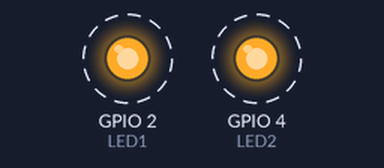
This program was run on a simulated ESP32. On the bench: output pins drawn as LEDs (lit = HIGH). Dashed ring = blinking. What the program prints to the serial monitor is not drawn.

Above: at 1.2 s.
Timing chart, 0 to 5.6 s (numbered marks = the images above):
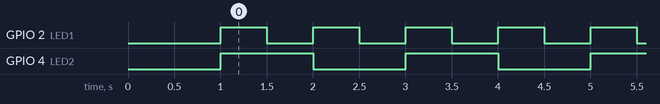

Measured:
- by itself, GPIO 2 (LED1): alternates HIGH for 0.50 s and LOW for 0.50 s
- by itself, GPIO 4 (LED2): alternates HIGH for 1.0 s and LOW for 1.0 s

The program:

main.cpp
```cpp
#include <Arduino.h>
#include <freertos/FreeRTOS.h>
#include <freertos/task.h>
#include <freertos/queue.h>
#include "configuracion.h"

#if ETAPA < 1 || ETAPA > 3 || EXPERIMENTO < 0 || EXPERIMENTO > 5
#error Configuracion fuera de rango
#endif
#if ETAPA != 3 && EXPERIMENTO != 0
#error Seleccione ETAPA 3 para realizar experimentos
#endif

constexpr int LED1 = 2;
constexpr int LED2 = 4;
QueueHandle_t cola = nullptr;

void detener(const char *mensaje) {
  Serial.println(mensaje);
  while (true) { vTaskDelay(pdMS_TO_TICKS(1000)); }
}
void comprobar(BaseType_t resultado) {
  if (resultado != pdPASS) detener("ERROR: no se pudo crear una tarea");
}

void tareaLed1(void *pv) {
  pinMode(LED1, OUTPUT);
#if ETAPA >= 2
  Serial.printf("Led1 en el nucleo %d\n", xPortGetCoreID());
#endif
  bool estado = false;
  for (;;) {
    estado = !estado;
    digitalWrite(LED1, estado);
    vTaskDelay(pdMS_TO_TICKS(500));
  }
}
void tareaLed2(void *pv) {
  pinMode(LED2, OUTPUT);
#if ETAPA >= 2
  Serial.printf("Led2 en el nucleo %d\n", xPortGetCoreID());
#endif
  bool estado = false;
  for (;;) {
    estado = !estado;
    digitalWrite(LED2, estado);
    vTaskDelay(pdMS_TO_TICKS(1000));
  }
}

#if ETAPA == 3
void productor(void *pv) {
  int contador = 0;
  for (;;) {
#if EXPERIMENTO == 4 || EXPERIMENTO == 5
    Serial.printf("Enviando %d\n", contador);
#endif
    if (xQueueSend(cola, &contador, portMAX_DELAY) != pdTRUE) detener("ERROR: envio a la cola");
#if EXPERIMENTO == 4 || EXPERIMENTO == 5
    Serial.printf("Enviado %d\n", contador);
#endif
    contador = (contador == INT32_MAX) ? 0 : contador + 1;
#if EXPERIMENTO == 3
    delay(1000);
#else
    vTaskDelay(pdMS_TO_TICKS(1000));
#endif
  }
}
void consumidor(void *pv) {
  int dato;
  for (;;) {
    if (xQueueReceive(cola, &dato, portMAX_DELAY) == pdTRUE) Serial.printf("Recibido: %d\n", dato);
  }
}
#endif

void setup() {
  Serial.begin(115200);
  delay(1000);
  Serial.printf("Etapa %d; experimento %d\n", ETAPA, EXPERIMENTO);
#if ETAPA == 1
  comprobar(xTaskCreate(tareaLed1, "Led1", 2048, nullptr, 1, nullptr));
  comprobar(xTaskCreate(tareaLed2, "Led2", 2048, nullptr, 1, nullptr));
#else
  if (ESP.getChipCores() < 2) detener("ERROR: se requiere un ESP32 de dos nucleos");
  comprobar(xTaskCreatePinnedToCore(tareaLed1, "Led1", 2048, nullptr, 1, nullptr, 0));
  comprobar(xTaskCreatePinnedToCore(tareaLed2, "Led2", 2048, nullptr, 1, nullptr, 1));
#endif
#if ETAPA == 3
  cola = xQueueCreate(5, sizeof(int));
  if (cola == nullptr) detener("ERROR: no se pudo crear la cola");
  constexpr UBaseType_t prioridadProd = EXPERIMENTO == 1 ? 3 : 1;
  constexpr UBaseType_t prioridadCons = EXPERIMENTO == 5 ? 3 : 1;
  constexpr uint32_t pilaProd = EXPERIMENTO == 2 ? 256 : 2048;
#if EXPERIMENTO == 4 || EXPERIMENTO == 5
  comprobar(xTaskCreatePinnedToCore(consumidor, "Cons", 2048, nullptr, prioridadCons, nullptr, 1));
  comprobar(xTaskCreatePinnedToCore(productor, "Prod", pilaProd, nullptr, prioridadProd, nullptr, 1));
#else
  comprobar(xTaskCreate(productor, "Prod", pilaProd, nullptr, prioridadProd, nullptr));
  comprobar(xTaskCreate(consumidor, "Cons", 2048, nullptr, prioridadCons, nullptr));
#endif
#endif
}
void loop() { vTaskDelay(pdMS_TO_TICKS(1000)); }
```

configuracion.h
```cpp
#pragma once

// Etapas: 1 tareas, 2 nucleos, 3 cola. Entrega final: 3.
#define ETAPA 3

// Usar un experimento a la vez y volver a 0 al finalizar.
// 0: version final; 1: productor prioridad 3; 2: pila de 256 bytes;
// 3: delay(1000); 4: prioridades 1/1 en nucleo 1;
// 5: consumidor prioridad 3 y productor prioridad 1 en nucleo 1.
#define EXPERIMENTO 0
```
